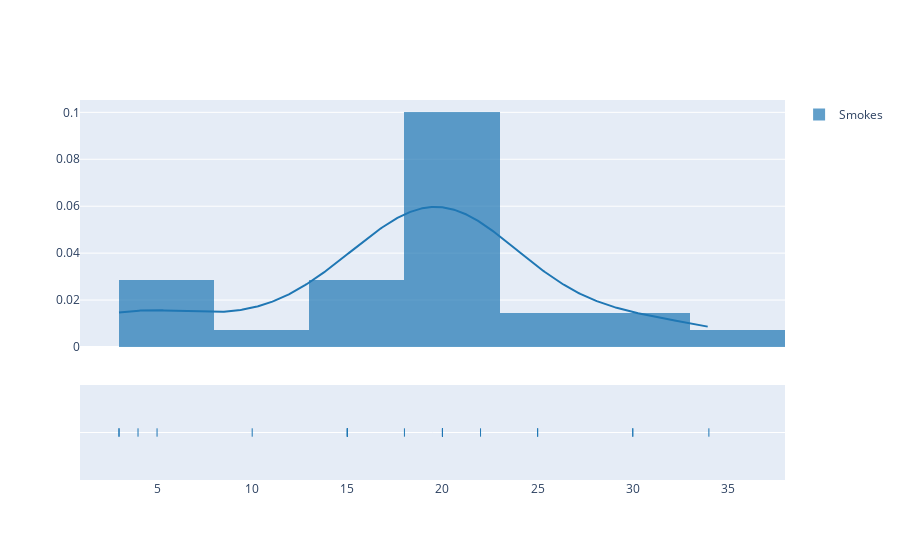

The code cell stored with this chart in its notebook:
### Markdown cell above
<div style="direction:rtl;line-height:150%;"><font face="IRANSans" size=3>
    نمودار چگالی تعداد بار سیگار کشیدن را برای افراد بیمار در زیر مشاهده کنید.
    <br>
    (نمودار چگالی همان نمودار فراوانی بر روی تعداد کل داده هاست که همان احتمال را نشان میدهد)
</font></div>

### Code cell
density(lung_cancer, ['Smokes'], bin_size = 5, criteria='Result == 1')

### Figure 1 — Plotly figure (JSON) as saved in the notebook; plotly's stock layout.template omitted (floating-point values rounded to 4 significant figures; data arrays with more than 128 entries replaced by an {"elided": "..."} marker saying what was removed)
{"data": [{"histnorm": "probability density", "legendgroup": "Smokes", "marker": {"color": "rgb(31, 119, 180)"}, "name": "Smokes", "opacity": 0.7, "type": "histogram", "x": [3, 20, 4, 18, 20, 25, 22, 5, 10, 15, 3, 20, 20, 20, 15, 25, 20, 15, 20, 20, 20, 20, 20, 30, 34, 20, 15, 30], "xaxis": "x", "xbins": {"end": 34, "size": 5, "start": 3}, "yaxis": "y"}, {"legendgroup": "Smokes", "marker": {"color": "rgb(31, 119, 180)"}, "mode": "lines", "name": "Smokes", "showlegend": false, "type": "scatter", "x": {"elided": "500 float values"}, "xaxis": "x", "y": {"elided": "500 float values"}, "yaxis": "y"}, {"legendgroup": "Smokes", "marker": {"color": "rgb(31, 119, 180)", "symbol": "line-ns-open"}, "mode": "markers", "name": "Smokes", "showlegend": false, "type": "scatter", "x": [3, 20, 4, 18, 20, 25, 22, 5, 10, 15, 3, 20, 20, 20, 15, 25, 20, 15, 20, 20, 20, 20, 20, 30, 34, 20, 15, 30], "xaxis": "x", "y": ["Smokes", "Smokes", "Smokes", "Smokes", "Smokes", "Smokes", "Smokes", "Smokes", "Smokes", "Smokes", "Smokes", "Smokes", "Smokes", "Smokes", "Smokes", "Smokes", "Smokes", "Smokes", "Smokes", "Smokes", "Smokes", "Smokes", "Smokes", "Smokes", "Smokes", "Smokes", "Smokes", "Smokes"], "yaxis": "y2"}], "layout": {"autosize": true, "barmode": "overlay", "hovermode": "closest", "legend": {"traceorder": "reversed"}, "xaxis": {"anchor": "y2", "autorange": true, "domain": [0, 1], "range": [0.9632, 38], "type": "linear", "zeroline": false}, "yaxis": {"anchor": "free", "autorange": true, "domain": [0.35, 1], "position": 0, "range": [0, 0.1053], "type": "linear"}, "yaxis2": {"anchor": "x", "autorange": true, "domain": [0, 0.25], "dtick": 1, "range": [-1, 1], "showticklabels": false, "type": "category"}}}
